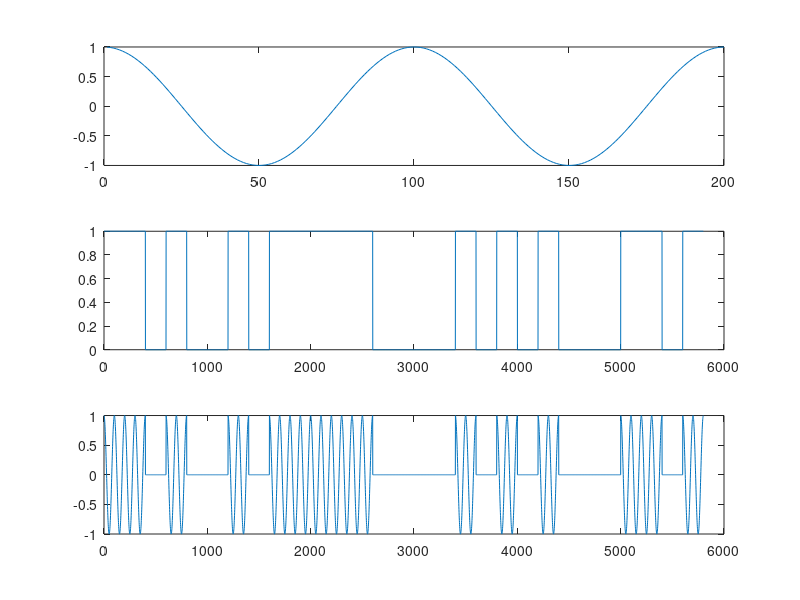
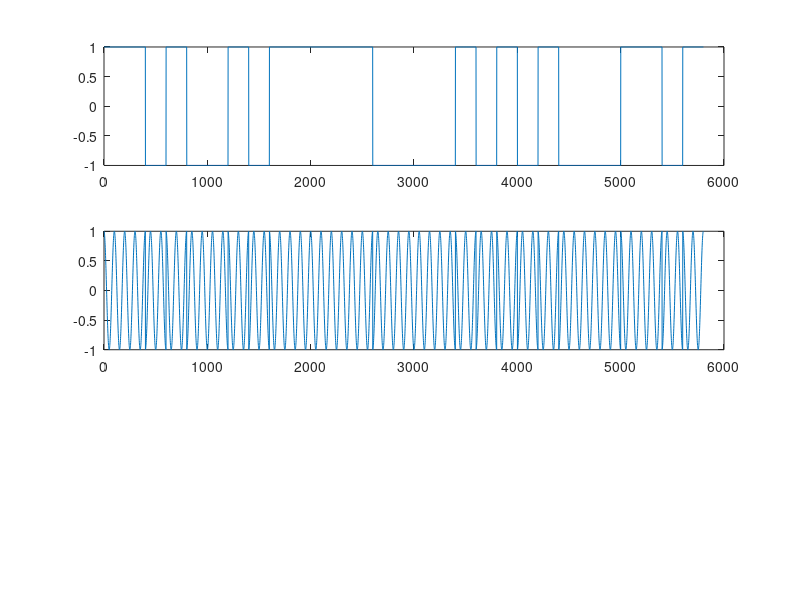
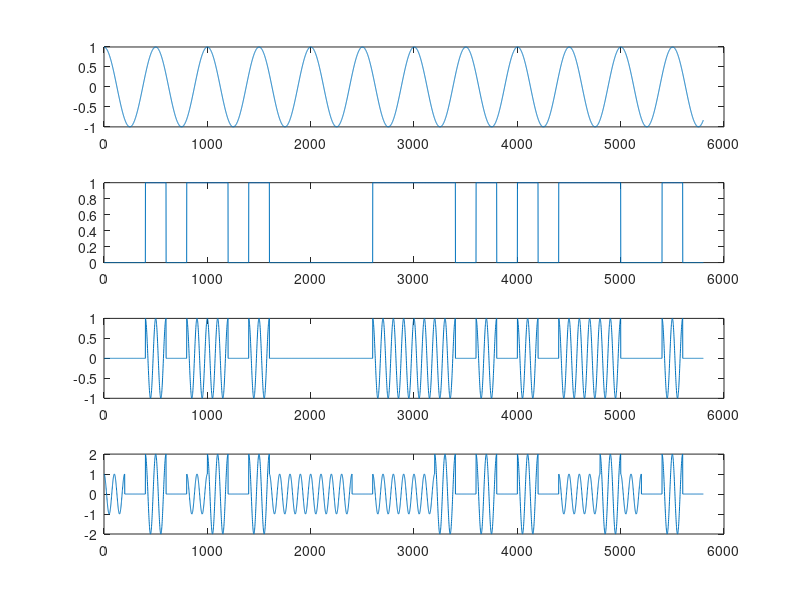

Write the MATLAB code that produced these figures, in order.
pi=3.14;
F=2;
sample=[1 1 0 1 0 0 1 0 1 1 1 1 1 0 0 0 0 1 0 1 0 1 0 0 0 1 1 0 1];
t=(1/200:1/200:1);
x=cos(2*pi*F*t);

figure
subplot(3,1,1)
plot(x);

bitrate=10;
n=200;
T = length(sample)/bitrate;
Tb=1/bitrate;
t=Tb/200:Tb/200:T;
pulse=zeros(1,1000);
pulse1=zeros(1,1000);

i=1;

%ask
for k=1:n:(length(sample)*n) %nonpolar nrz
    if (sample(i)==1)
        pulse(k:k+199)=1;
    else
        pulse(k:k+199)=0;
    end
    i=i+1;      
end
subplot(3,1,2)
plot (pulse)
ask_wave=zeros(1,5800);
i=1;

for j=1:n:(length(pulse)) 
   ask_wave(j:j+199)= x.*pulse(j:j+199);
   i=i+1;
end 
subplot(3,1,3)
plot (ask_wave)

%psk
i=1;
for k=1:n:(length(sample)*n) %polar nrz-l
    if (sample(i)==1)
        pulse1(k:k+199)=1;
        
    else
        pulse1(k:k+199)=-1;
        
    end
    i=i+1;      
end
figure
subplot(3,1,1)
plot (pulse1)
psk_wave=zeros(1,5800);
i=1;
for j=1:n:(length(pulse)) 
   psk_wave(j:j+199)= x.*pulse1(j:j+199);
   i=i+1;
end 
subplot(3,1,2)
plot (psk_wave)


%fsk
F1=4;
x1=cos(2*pi*F1*t);
figure
subplot(4,1,1)
plot(x1);
pulse_fsk=zeros(1,1000);
i=1;
for k=1:n:(length(sample)*n) %nonpolar nrz
    if (sample(i)==1)
        pulse_fsk(k:k+199)=0;
    else
        pulse_fsk(k:k+199)=1;
    end
    i=i+1;      
end
subplot(4,1,2)
plot (pulse_fsk)

fsk_wave=zeros(1,5800);
i=1;
for j=1:n:(length(pulse_fsk)) 
   fsk_wave(j:j+199)= x.*pulse_fsk(j:j+199);
   i=i+1;
end 
subplot(4,1,3)
plot (fsk_wave)


fsk_waveAdd=zeros(1,5800);
i=1;
for j=1:200:(length(pulse_fsk)-201) 
   fsk_waveAdd(j:j+199)=fsk_wave(j:j+199)+ ask_wave(j+200:j+399);
   i=i+1;
end 
subplot(4,1,4)
plot (fsk_waveAdd)

%%%%%%%%%%%%%%%%%%%%%%%%%%%%%%%%%%%%%%%%%%%%%%DEMODULATION%%%%%%%%%%%%%%%%%%%%%%%%%%%%%%%%

counter=1;
pk=[];
for m=1:200:length(ask_wave)
    a=ask_wave(m:m+199).*x;
    b=sum(a);
    disp(a)
    if (b>0)
        pk(counter)=1;
    else
        pk(counter)=0;
    
    end
    counter=counter+1;
end
pk2=[];
counter1=1;
for m=1:200:length(psk_wave)
    a=psk_wave(m:m+199).*x;
    b=sum(a);
    if (b>0)
        pk2(counter1)=1;
    else
        pk2(counter1)=0;
    
    end
    counter1=counter1+1;
end
counter2=1;
pk3=[];
for m=1:200:length(fsk_wave)
    a=fsk_wave(m:m+199).*x;
    b=sum(a);
    if (b>0)
        pk3(counter2)=1;
    else
        pk3(counter2)=0;
    end
    counter2=counter2+1;
end
